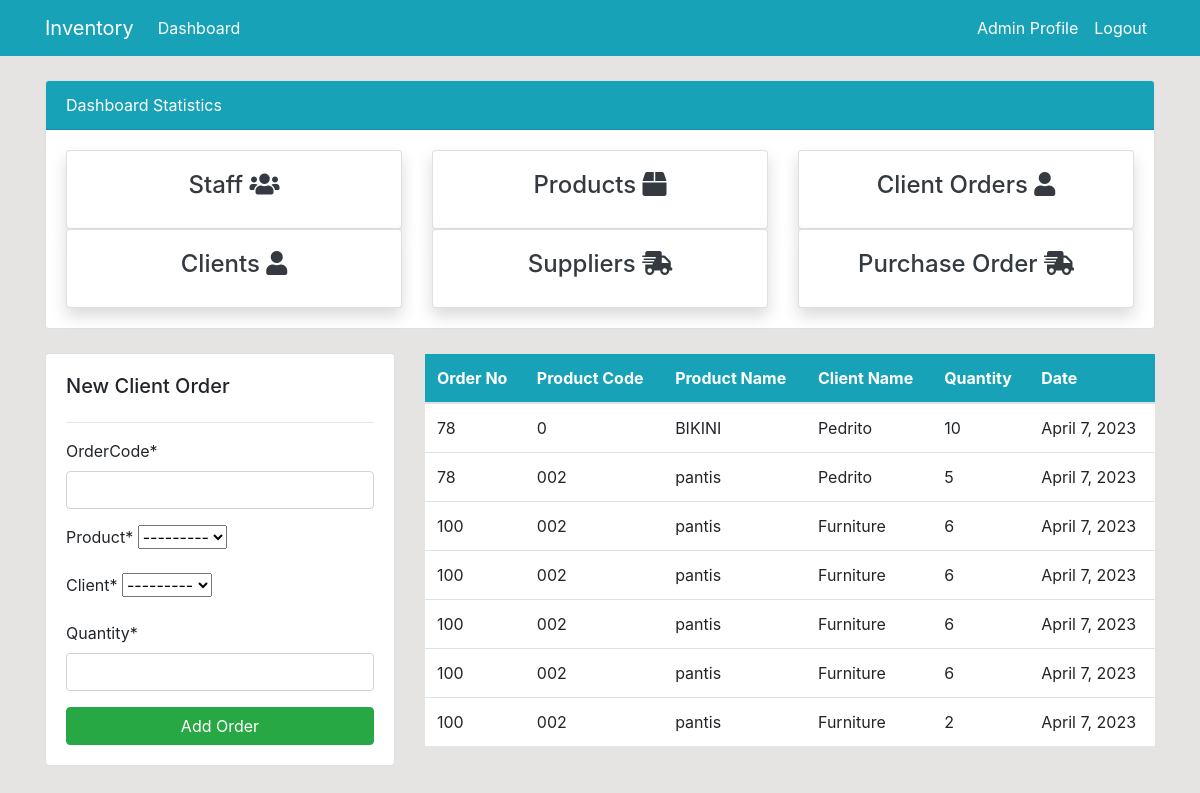
The page /client/order/ (signed in) on the database as committed earlier.
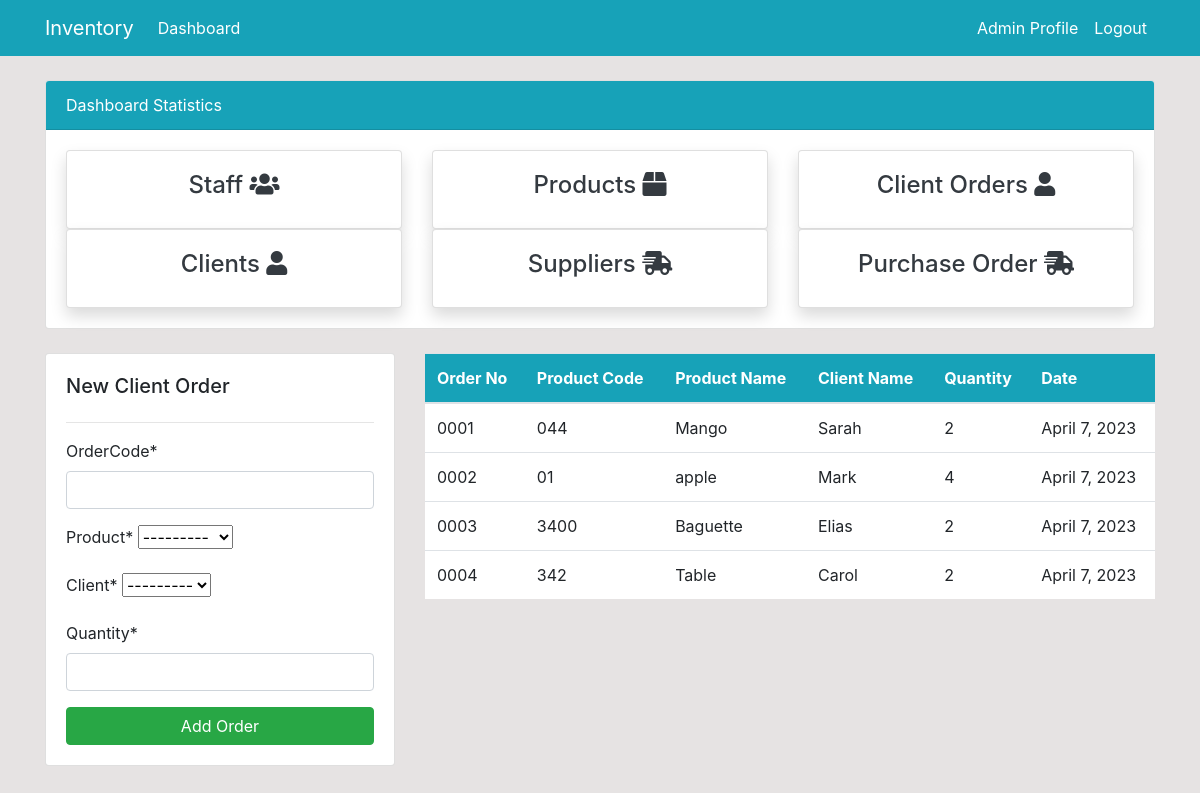
The same page on the database as committed later.
### dashboard/models.py (models this page shows, shortened)
class ClientOrder(models.Model):
    orderCode = models.CharField(max_length=20, null=True)
    product = models.ForeignKey(Product,on_delete=models.CASCADE, related_name='client_orders')
    client = models.ForeignKey(Client,on_delete=models.CASCADE, related_name='client_orders')
    quantity = models.IntegerField()
    order_date = models.DateField(auto_now_add=True)

class Product(models.Model):
    code = models.CharField(max_length=20, null=True)
    name = models.CharField(max_length=100, null=True)
    category = models.CharField(max_length=20)
    description = models.TextField(max_length=150)
    quantity = models.PositiveIntegerField(null=True)
    image = models.ImageField(default='/static/img/product.png', upload_to='product_images')
    def __str__(self):
        return f'{self.name}.'

class Client(models.Model):
    name = models.CharField(max_length=100, null=True)
    telephone = models.CharField(max_length=20)
    email = models.EmailField()
    def __str__(self):
        return f'{self.name}'

### dashboard/views.py (the view)
# urls.py: path('client/order/', views.client_order, name='dashboard-client-order'),
@login_required(login_url='user-login')
def client_order(request):
    if request.method == 'POST':
        form = ClientOrderForm(request.POST)
        if form.is_valid():
            order = form.save()
            product = order.product
            if product.quantity < order.quantity:
                messages.error(request, f'Your order {order.quantity} for this product is superior to the stock in place!')
            else:
                product.quantity -= order.quantity
                product.save()
                messages.success(request, f'Your order has been succesfuly added!')
                return redirect('dashboard-client-order')
    else:
        form = ClientOrderForm()
    orders = ClientOrder.objects.all()
    context = {
        'orders': orders,
        'form': form,
    }
    return render(request, "dashboard/client_order.html", context)

### dashboard/forms.py
class ClientOrderForm(forms.ModelForm):
    client = forms.ModelChoiceField(queryset=Client.objects.all())
    class Meta:
        model= ClientOrder
        fields = [
            'orderCode', 'product', 'client', 'quantity',
        ]

### templates/dashboard/client_order.html (shortened to what this page needs)
{% extends 'partials/base.html' %}
{% load crispy_forms_tags %}
{% block content %}
{% include 'partials/topside.html' %}
<div class="row my-4 ">
    <div class="col-md-4">
        <div  class="card card-body">
            <h5>New Client Order</h5>
            <hr>
            <form method="POST">
                {{ form|crispy }}
                <input class="btn btn-success btn-block" type="submit" value="Add Order" >
            </form>
        </div>
    </div>
    <div class="col-md-8">
        <table class="table bg-white">
            <thead class="bg-info text-white">
                <tr>
                    <th scope="col">Order No</th>
                    <th scope="col">Product Code</th>
                    <th scope="col">Product Name</th>
                    <th scope="col">Client Name</th>
                    <th scope="col">Quantity</th>
                    <th scope="col">Date</th>
                </tr>
            </thead>
            <tbody>
                {% for order in orders %}
                <tr>
                    <td>{{ order.orderCode }}</td>
                    <td>{{ order.product.code }}</td>
                    <td>{{ order.product.name }}</td>
                    <td>{{ order.client.name }}</td>
                    <td>{{ order.quantity }}</td>
                    <td>{{ order.order_date }}</td>
                </tr>
                {% endfor %}
            </tbody>
        </table>
    </div>
</div>
{% endblock %}

Rows that differ between the two databases and show on the page:
removed ClientOrder: orderCode "78", product.code "0", product.name "BIKINI", client.name "Pedrito", quantity "10", order_date "April 7, 2023"
removed ClientOrder: orderCode "78", product.code "002", product.name "pantis", client.name "Pedrito", quantity "5", order_date "April 7, 2023"
removed ClientOrder: orderCode "100", product.code "002", product.name "pantis", client.name "Furniture", quantity "6", order_date "April 7, 2023"
removed ClientOrder: orderCode "100", product.code "002", product.name "pantis", client.name "Furniture", quantity "6", order_date "April 7, 2023"
removed ClientOrder: orderCode "100", product.code "002", product.name "pantis", client.name "Furniture", quantity "6", order_date "April 7, 2023"
removed ClientOrder: orderCode "100", product.code "002", product.name "pantis", client.name "Furniture", quantity "6", order_date "April 7, 2023"
removed ClientOrder: orderCode "100", product.code "002", product.name "pantis", client.name "Furniture", quantity "2", order_date "April 7, 2023"
added ClientOrder: orderCode "0001", product.code "044", product.name "Mango", client.name "Sarah", quantity "2", order_date "April 7, 2023"
added ClientOrder: orderCode "0002", product.code "01", product.name "apple", client.name "Mark", quantity "4", order_date "April 7, 2023"
added ClientOrder: orderCode "0003", product.code "3400", product.name "Baguette", client.name "Elias", quantity "2", order_date "April 7, 2023"
added ClientOrder: orderCode "0004", product.code "342", product.name "Table", client.name "Carol", quantity "2", order_date "April 7, 2023"
